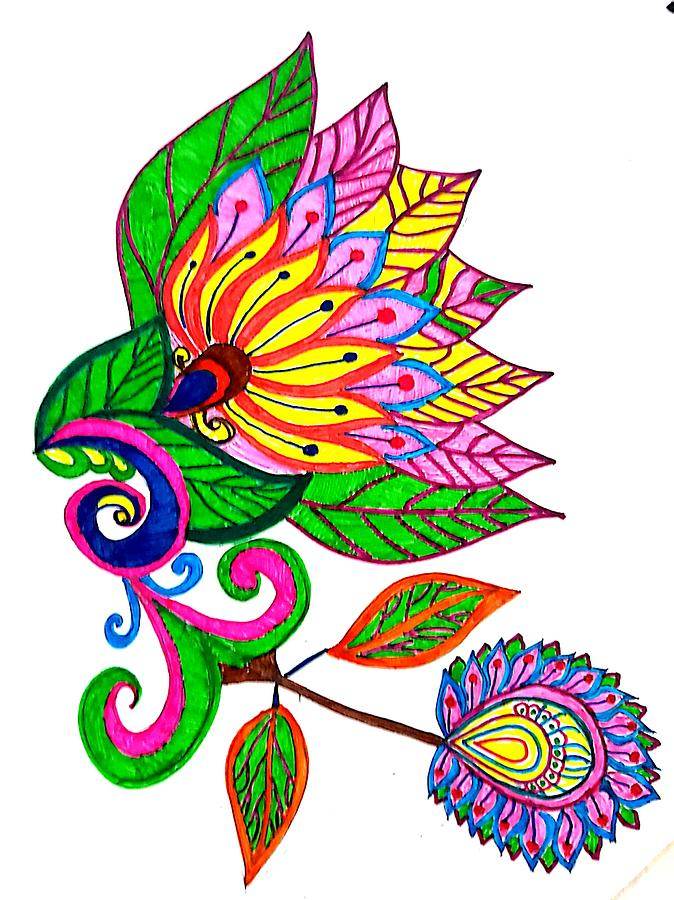
#> input picture colourful-butterfly-piyali-roy.jpg, 674 x 900 px
$ python -i task3.py   (imports and definitions only)
#> lines starting #> are read from the running program, lines starting #| are printed output that depends on the picture
#> further down, picture is the input picture: PIL image 674x900 RGB; mean R, G, B 199.5, 194.6, 178.9
#Image to Sketch Converter using OPEN CV python library

import cv2
import numpy as np
from PIL import Image
import streamlit as st
def sketch(our_image):
    image = np.array(our_image.convert("RGB"))      # reading image in raw array format
    grey_img = cv2.cvtColor(
        image, cv2.COLOR_RGB2GRAY
    )                                               # Using cvtColor method to Convert RGB to Gray colorscale
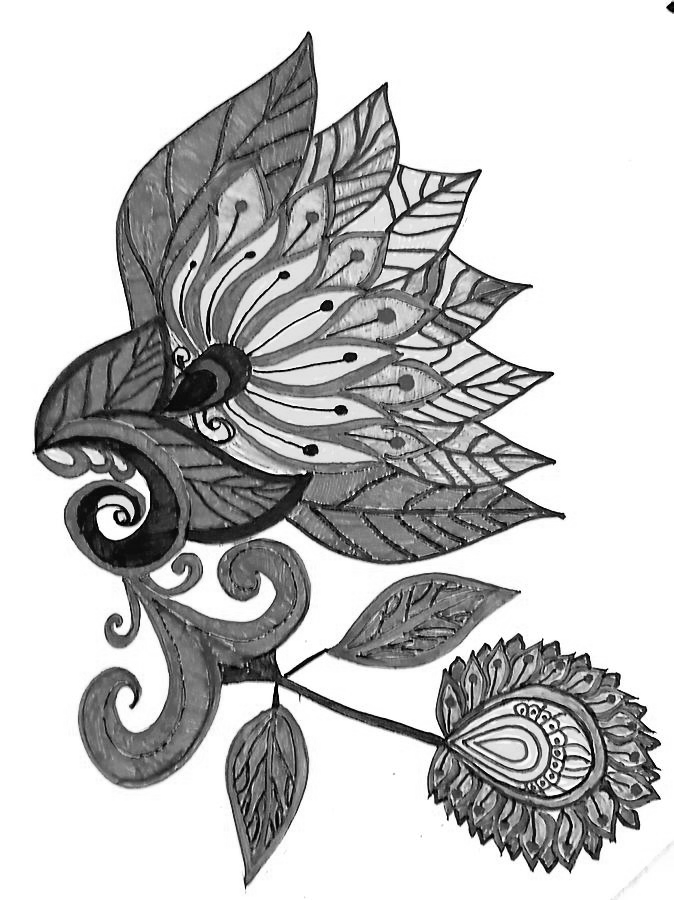
#> grey_img: shape (900, 674); min 0, max 255, mean 194.3
    invert = cv2.bitwise_not(grey_img)              # Using bitwise_not method to invert the greyscale `image
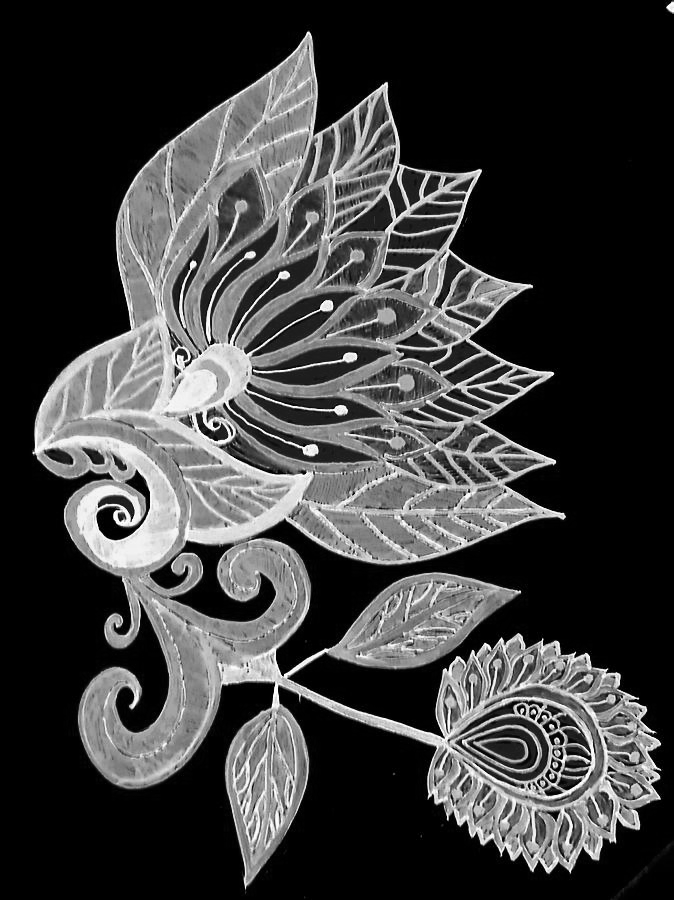
#> invert: shape (900, 674); min 0, max 255, mean 60.7
    blur = cv2.GaussianBlur(
        invert, (35, 35), 0
    )                                               # Using GaussianBlur method to blur the inverted image
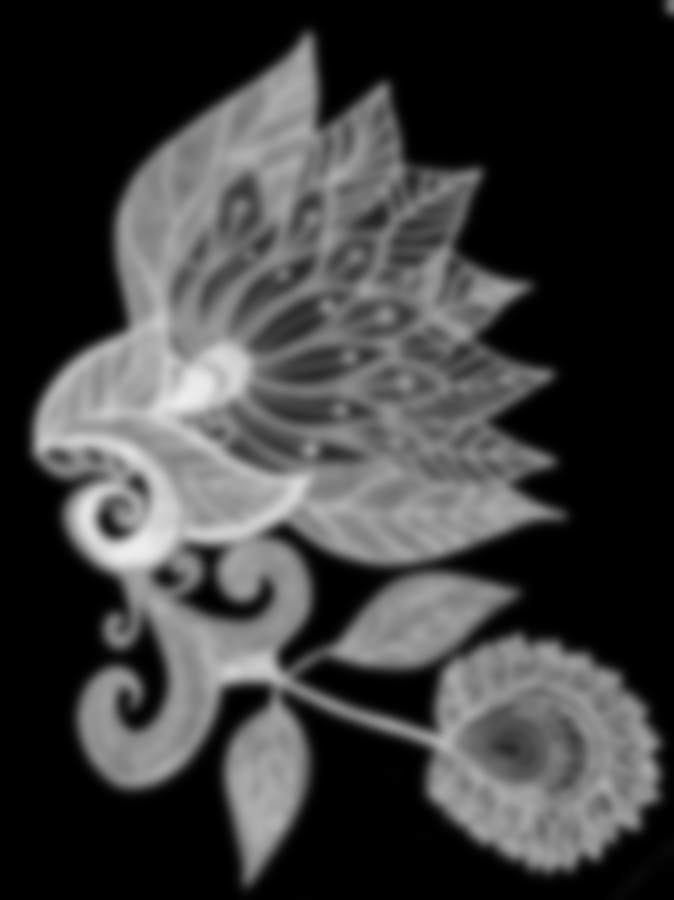
#> blur: shape (900, 674); min 0, max 238, mean 60.7
    invertedblur = cv2.bitwise_not(
        blur
    )                                               # Again using bitwise_not method to invert the blurred image
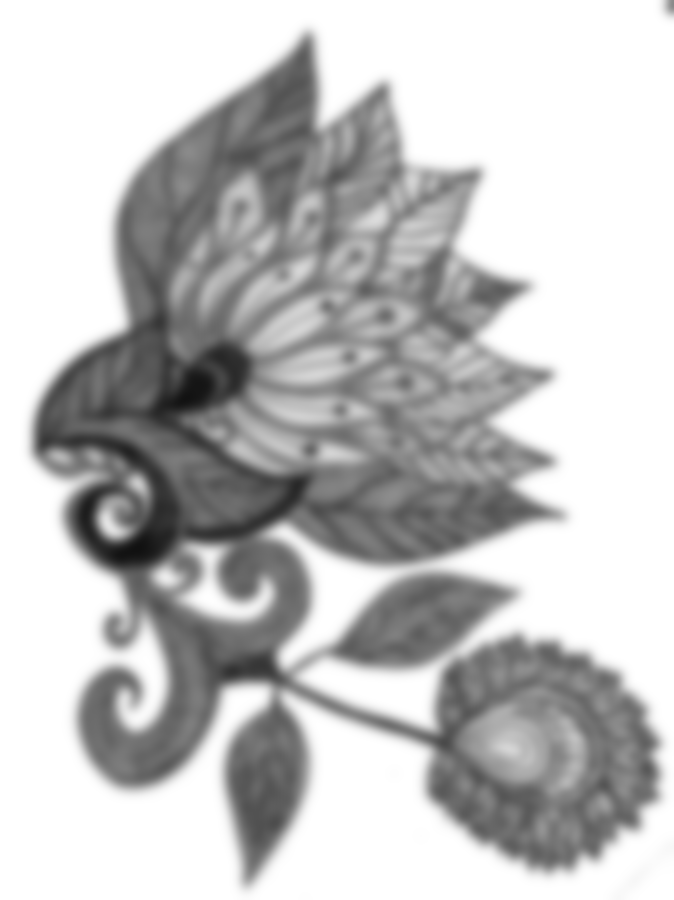
#> invertedblur: shape (900, 674); min 17, max 255, mean 194.3
    return cv2.divide(
        grey_img, invertedblur, scale=256.0
    )                                               # performing bit-wise division between the grayscale image
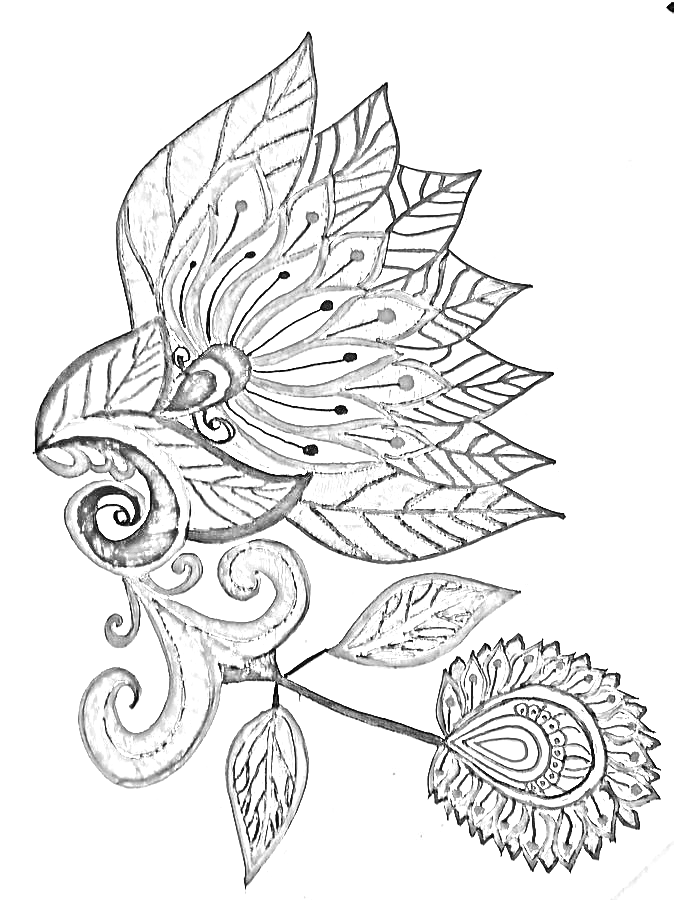
#> returned value: shape (900, 674); min 0, max 255, mean 233.4
                                                    #   and the inverted-blurred image to obtain sketch image.


def main():
    st.subheader("Image To Pencil Art Conventer ")   # app subheader
    st.text("Build with Streamlit and OpenCV Project By Ayush LETSGROWMORE")
    image_file = st.file_uploader(
        "Upload Image", type=["jpg", "png", "jpeg"]
    )                                                # To get the user uploaded image
    if image_file is not None:
        our_image = Image.open(image_file)
        st.text("Original Image")
        st.image(our_image)                          # displays original image to the screen
        result = sketch(
            our_image
        )                                            # calls the sketch() function to convert the image to pencil drawing
        st.text("Sketch Image")
        st.image(result)                             # displays pencil drawing output image to the screen


# [2 lines not run here, left out]

>>> from PIL import Image
>>> picture = Image.open('colourful-butterfly-piyali-roy.jpg')
>>> result = sketch(picture)

$ run again, on download (1).jpg
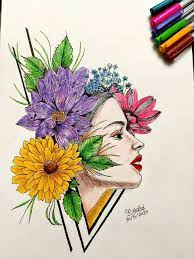
#> input picture download (1).jpg, 194 x 259 px
#> picture is the input picture: PIL image 194x259 RGB; mean R, G, B 202.1, 189, 172.3
#> in sketch, `invertedblur = cv2.bitwise_not( blur )`:
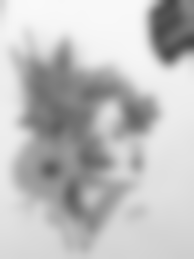
#> invertedblur: shape (259, 194); min 71, max 249, mean 191
#> in sketch, `return cv2.divide( grey_img, invertedblur, scale=256.0 )`:
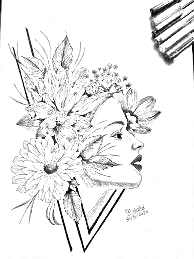
#> returned value: shape (259, 194); min 0, max 255, mean 236
